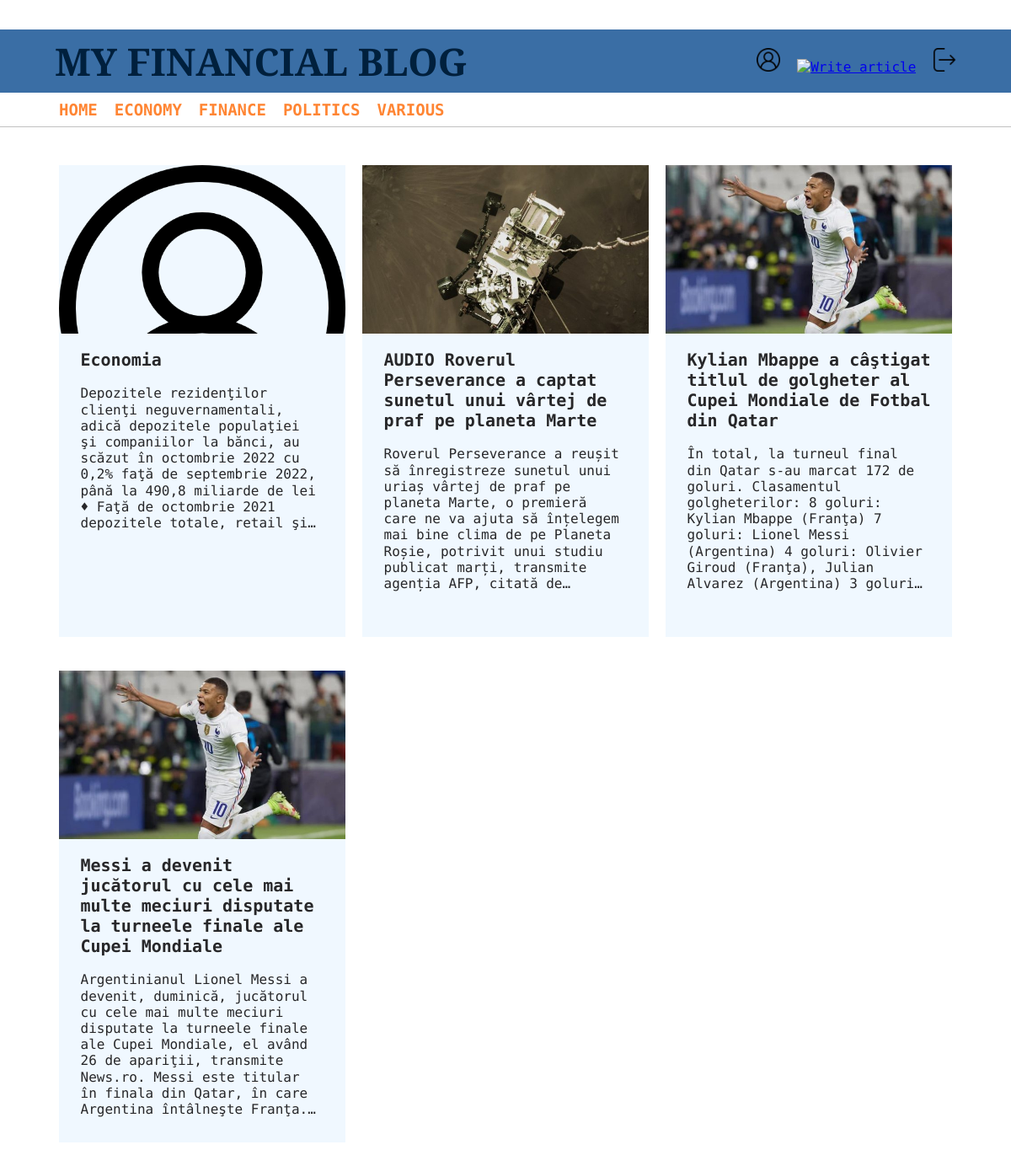
The page /home (signed in) on the database as committed earlier.
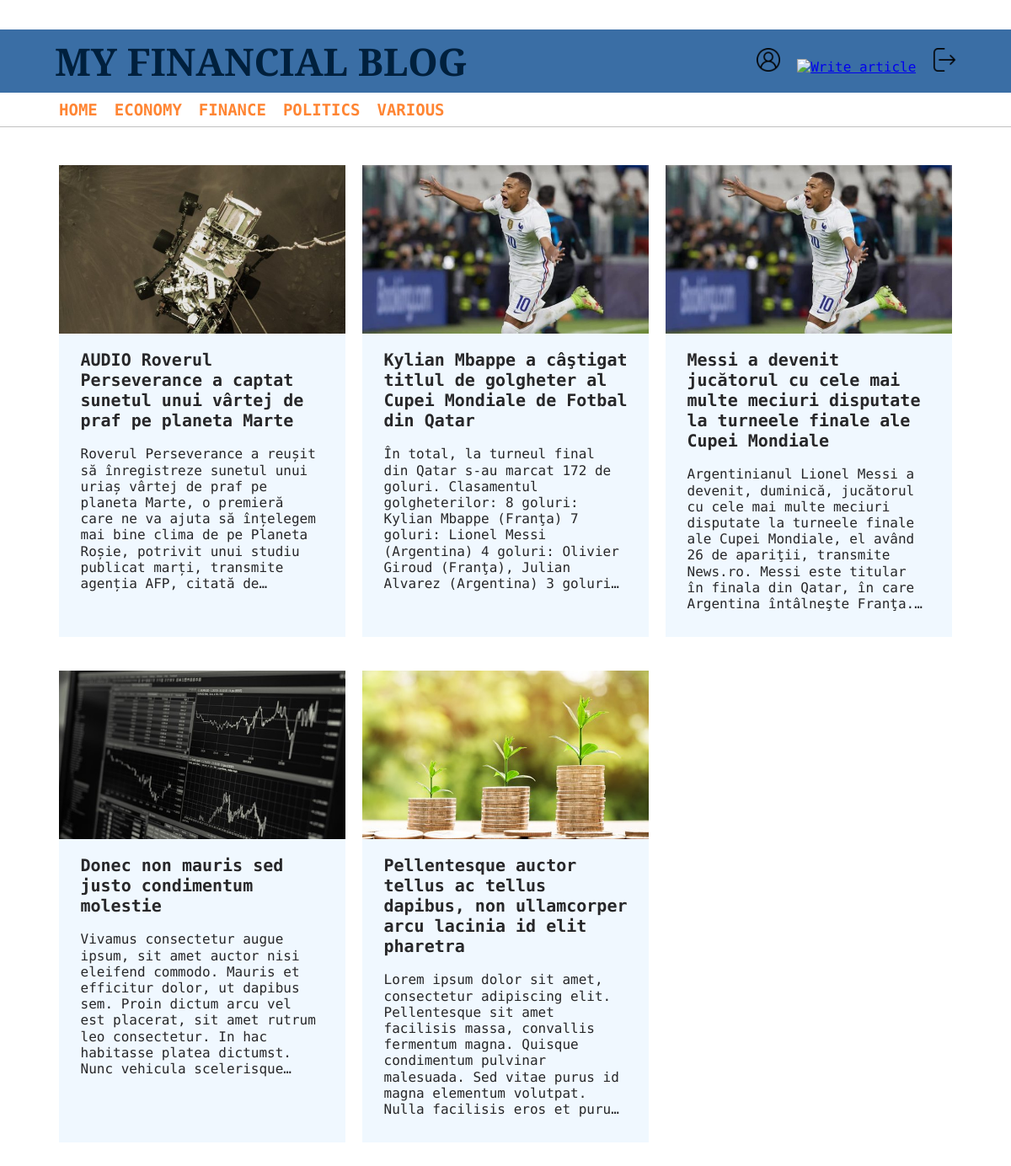
The same page on the database as committed later.
### models.py (models this page shows)
class Article(db.Model):
	id = db.Column(db.Integer, primary_key=True)
	title = db.Column(db.String(128), index=True, unique=True)
	text = db.Column(db.Text)
	date = db.Column(db.DateTime, default=datetime.utcnow)
	image = db.Column(db.String())
	article_type = db.Column(db.String(), index=True)
	author = db.Column(db.Integer, db.ForeignKey('user.id'))
	comments = db.relationship('Comment', backref='article')

### app.py (the view)
@app.route("/")
@app.route("/home")
def home():
	articles = Article.query.all()
	return render_template('home.html', articles=articles)

### app.py (called while the page is built)
@login_manager.user_loader
def load_user(id):
	return User.query.get(int(id))

### templates/home.html (shortened to what this page needs)
{% extends 'layout.html' %}
{% block css %}
	<link rel="stylesheet" type="text/css" href="{{ url_for('static', filename='home.css') }}">
{% endblock %}
{% block content %}
	<div class="home-center">
		{% for article in articles %}
		<div class="article-tile">
			<div style="background-image: url('{{ article.image }}');" class="article-tile-img">
			</div>
			<div class="article-tile-body">
				<h3><a href="/{{ article.title }}">{{ article.title }}</a ></h3>
				<span>{{ article.text }}</span>
			</div>
		</div>
		{% endfor %}
	</div>
{% endblock %}

### templates/layout.html (shortened to what this page needs)
<!DOCTYPE html>
<html>
<head>
	<link rel="stylesheet" type="text/css" href="{{ url_for('static', filename='style.css') }}">
		{% block css %}
		{% endblock %}
</head>
<body>
<section id="top">
	<div class="center" id="exchange-bar">
	</div>
	<div id="header">
		<div id="logo-bar" class="center" >
			<h1 id="logo">MY FINANCIAL BLOG</h1>
			<div>
				{% if current_user.is_authenticated %}
				<a href="#"><img src="/static/user.png" title="User menu" class="user-action-img" id="user"></a>
				<a href="/write_article"><img src="/static/edit.png" title="Write article" class="user-action-img" id="write"></a>
				<a href="logout"><img src="/static/logout.png" title="Logout" class="user-action-img" id="logout"></a>
				{% else %}
				<a class='top-bar-button' href="register">Register</a>
				<a class='top-bar-button' href="login">Login</a>
				{% endif %}
			</div>
		</div>
	</div>
	<div id="navbar">
		<div class="center">
			<ul>
				<li><a href="/home">Home</a></li>
				<li><a href="/home/Economy">Economy</a></li>
				<li><a href="/home/Finance">Finance</a></li>
				<li><a href="/home/Politics">Politics</a></li>
				<li><a href="/home/Various">Various</a></li>
			</ul>
		</div>
	</div>
</section>
{% block content %}
{% endblock %}
</body>
</html>

### static/style.css (style rules this page uses)
html, body { margin: 0px; padding: 0px; font-family: 'Roboto Mono', monospace; }
#top { display: flex; flex-direction: column; }
#exchange-bar { height: 35px; display: flex; flex-direction: row; justify-content: start; align-items: center; }
#header { width: 100%; height: 75px; background-color: #3a6ea5ff; }
#navbar { width: 100%; height: 40px; border-bottom: 1px solid #C0C0C0; }
#navbar ul { list-style-type: none; margin: 0; padding: 0; height: 100%; display: flex; flex-direction: row; align-content: center; }
#navbar li { display: flex; margin: auto 0; height: 100%; align-items: center; padding: 0 10px; }
#navbar a { text-decoration: none; text-transform: uppercase; font-size: 19px; font-weight: 700; color: #FF8533; height: 100%; display: flex; align-items: center; }
.center { width: 1080px; margin: 0 auto; height: 100%; }
#logo-bar { height: 100%; display: flex; flex-direction: row; justify-content: space-between; align-items: center; }
#logo { font-size: 45px; font-weight: 700; font-family: 'PT Serif', serif; padding-left: 5px; color: #00203D; }
.user-action-img { width: 28px; margin: 0 5px; }

### static/home.css (style rules this page uses)
.home-center { width: 1080px; margin: 25px auto; display: flex; flex-wrap: wrap; justify-content: start; align-content: flex-start; }
.article-tile { width: 340px; height: 560px; background-color: aliceblue; margin: 20px 10px; }
.article-tile-img { width: 100%; height: 200px; background-size: cover; }
.article-tile-body { width: 85%; margin: 0 auto; margin-bottom: 20px; height: 60%; overflow: hidden; }
.article-tile-body a { text-decoration: none; font-size: 20px; font-weight: 700; padding: 0px; color: #272729; line-height: 1.2em; }
.article-tile-body span { width: 280px; height: 10.8em; line-height: 1.2em; display: -webkit-box; white-space: normal; overflow: hidden; text-overflow: ellipsis; -webkit-box-orient: vertical; -webkit-line-clamp: 9; color: #272729 }

Rows that differ between the two databases and show on the page:
removed Article: image (picture), title "Economia", text "Depozitele rezidenţilor clienţi neguvernamentali, adică depozitele populaţiei şi companiilor la bănci, au scăzut în octombrie 2022 cu 0,2% faţă de septembrie 2022, până la 490,8 miliarde de lei ♦ Faţă de octombrie 2021 depozitele totale, retail…"
added Article: image (picture), title "Donec non mauris sed justo condimentum molestie", text "Vivamus consectetur augue ipsum, sit amet auctor nisi eleifend commodo. Mauris et efficitur dolor, ut dapibus sem. Proin dictum arcu vel est placerat, sit amet rutrum leo consectetur. In hac habitasse platea dictumst. Nunc vehicula…"
added Article: image (picture), title "Pellentesque auctor tellus ac tellus dapibus, non ullamcorper arcu lacinia id elit pharetra", text "Lorem ipsum dolor sit amet, consectetur adipiscing elit. Pellentesque sit amet facilisis massa, convallis fermentum magna. Quisque condimentum pulvinar malesuada. Sed vitae purus id magna elementum volutpat. Nulla facilisis eros et…"
